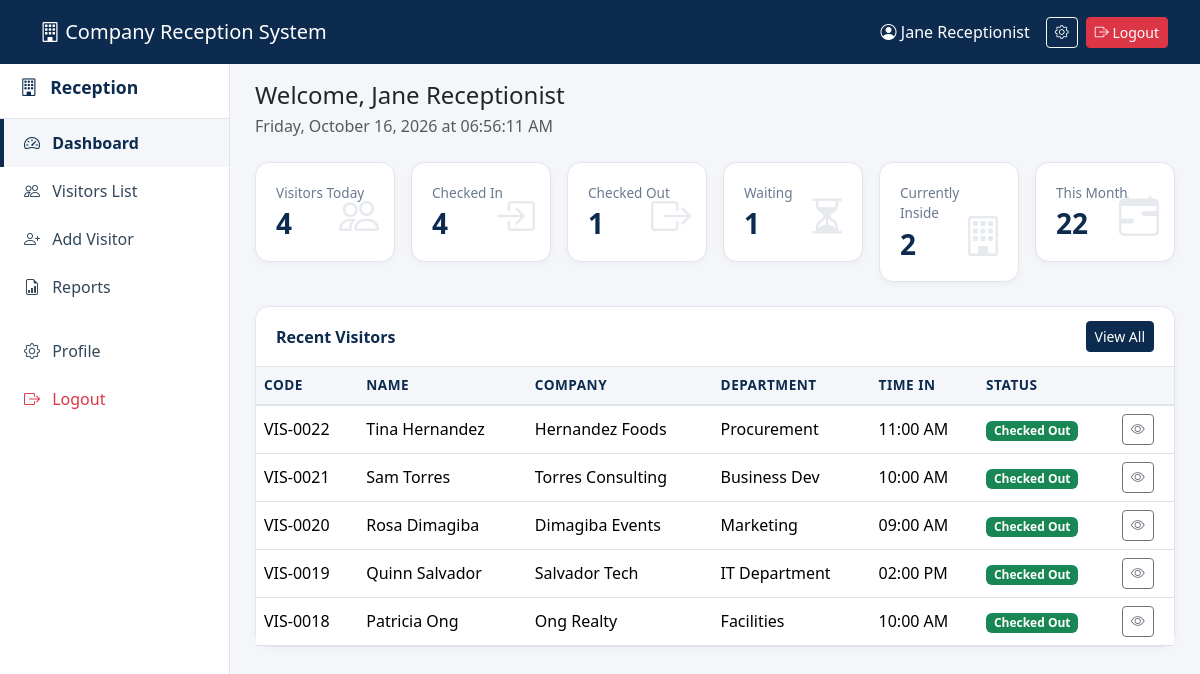
/dashboard.php (signed in), run on the app's committed database.
### tables this page shows
CREATE TABLE IF NOT EXISTS visitors (
    id INT(11) NOT NULL AUTO_INCREMENT,
    visitor_code VARCHAR(20) NOT NULL UNIQUE,
    visitor_name VARCHAR(100) NOT NULL,
    gender VARCHAR(10) DEFAULT NULL,
    company VARCHAR(100) DEFAULT NULL,
    phone VARCHAR(20) NOT NULL,
    email VARCHAR(100) DEFAULT NULL,
    address TEXT DEFAULT NULL,
    id_number VARCHAR(50) DEFAULT NULL,
    purpose VARCHAR(255) NOT NULL,
    department VARCHAR(100) NOT NULL,
    employee_to_meet VARCHAR(100) NOT NULL,
    visit_date DATE NOT NULL,
    check_in DATETIME DEFAULT NULL,
    check_out DATETIME DEFAULT NULL,
    duration VARCHAR(50) DEFAULT NULL,
    status ENUM('Waiting','Approved','In Meeting','Checked Out') NOT NULL DEFAULT 'Waiting',
    photo VARCHAR(255) DEFAULT NULL,
    signature_in VARCHAR(255) DEFAULT NULL,
    signature_out VARCHAR(255) DEFAULT NULL,
    created_by INT(11) DEFAULT NULL,
    created_at TIMESTAMP DEFAULT CURRENT_TIMESTAMP,
    PRIMARY KEY (id),
    INDEX idx_visitor_code (visitor_code),
    INDEX idx_visit_date (visit_date),
    INDEX idx_status (status)
);

### dashboard.php (the view, shortened to what this page needs)
<?php
require_once 'config/database.php';
$today = date('Y-m-d');
$stmt = $pdo->prepare("SELECT COUNT(*) FROM visitors WHERE visit_date = ?");
$stmt->execute([$today]);
$visitors_today = $stmt->fetchColumn();
$stmt = $pdo->prepare("SELECT COUNT(*) FROM visitors WHERE visit_date = ? AND check_in IS NOT NULL");
$stmt->execute([$today]);
$checked_in = $stmt->fetchColumn();
$stmt = $pdo->prepare("SELECT COUNT(*) FROM visitors WHERE visit_date = ? AND status = 'Checked Out'");
$stmt->execute([$today]);
$checked_out = $stmt->fetchColumn();
$stmt = $pdo->prepare("SELECT COUNT(*) FROM visitors WHERE status = 'Waiting'");
$stmt->execute();
$visitors_waiting = $stmt->fetchColumn();
$stmt = $pdo->prepare("SELECT COUNT(*) FROM visitors WHERE status = 'Approved' OR status = 'In Meeting'");
$stmt->execute();
$currently_inside = $stmt->fetchColumn();
$stmt = $pdo->prepare("SELECT COUNT(*) FROM visitors WHERE MONTH(visit_date) = MONTH(CURDATE()) AND YEAR(visit_date) = YEAR(CURDATE())");
$stmt->execute();
$monthly_total = $stmt->fetchColumn();
$stmt = $pdo->prepare("SELECT * FROM visitors ORDER BY id DESC LIMIT 5");
$stmt->execute();
$recent = $stmt->fetchAll(PDO::FETCH_ASSOC);
include 'includes/header.php';
?>
<div class="d-flex justify-content-between align-items-center mb-4">
    <div>
        <h4 class="mb-1">Welcome, <?php echo htmlspecialchars($_SESSION['fullname']); ?></h4>
        <p class="text-muted mb-0" id="currentDateTime"></p>
    </div>
</div>
<div class="row g-3 mb-4">
    <div class="col-md-4 col-lg-2">
        <div class="stat-card">
            <p class="mb-1">Visitors Today</p>
            <h3><?php echo $visitors_today; ?></h3>
            <i class="bi bi-people stat-icon"></i>
        </div>
    </div>
    <div class="col-md-4 col-lg-2">
        <div class="stat-card">
            <p class="mb-1">Checked In</p>
            <h3><?php echo $checked_in; ?></h3>
            <i class="bi bi-box-arrow-in-right stat-icon"></i>
        </div>
    </div>
    <div class="col-md-4 col-lg-2">
        <div class="stat-card">
            <p class="mb-1">Checked Out</p>
            <h3><?php echo $checked_out; ?></h3>
            <i class="bi bi-box-arrow-right stat-icon"></i>
        </div>
    </div>
    <div class="col-md-4 col-lg-2">
        <div class="stat-card">
            <p class="mb-1">Waiting</p>
            <h3><?php echo $visitors_waiting; ?></h3>
            <i class="bi bi-hourglass-split stat-icon"></i>
        </div>
    </div>
    <div class="col-md-4 col-lg-2">
        <div class="stat-card">
            <p class="mb-1">Currently Inside</p>
            <h3><?php echo $currently_inside; ?></h3>
            <i class="bi bi-building stat-icon"></i>
        </div>
    </div>
    <div class="col-md-4 col-lg-2">
        <div class="stat-card">
            <p class="mb-1">This Month</p>
            <h3><?php echo $monthly_total; ?></h3>
            <i class="bi bi-calendar-range stat-icon"></i>
        </div>
    </div>
</div>
<div class="card">
    <div class="card-header d-flex justify-content-between align-items-center">
        <span>Recent Visitors</span>
        <a href="visitors/list.php" class="btn btn-sm btn-primary">View All</a>
    </div>
    <div class="card-body p-0">
        <div class="table-responsive">
            <table class="table mb-0 align-middle">
                <thead>
                    <tr>
                        <th>Code</th>
                        <th>Name</th>
                        <th>Company</th>
                        <th>Department</th>
                        <th>Time In</th>
                        <th>Status</th>
                        <th></th>
                    </tr>
                </thead>
                <tbody>
                    <?php foreach ($recent as $v): ?>
                        <tr>
                            <td><?php echo htmlspecialchars($v['visitor_code']); ?></td>
                            <td><?php echo htmlspecialchars($v['visitor_name']); ?></td>
                            <td><?php echo htmlspecialchars($v['company'] ?: '-'); ?></td>
                            <td><?php echo htmlspecialchars($v['department']); ?></td>
                            <td><?php echo $v['check_in'] ? date('h:i A', strtotime($v['check_in'])) : '-'; ?></td>
                            <td>
                                <?php
                                    $badgeClass = 'bg-warning text-dark';
                                    if ($v['status'] === 'Checked Out') $badgeClass = 'bg-success';
                                ?>
                                <span class="badge <?php echo $badgeClass; ?>"><?php echo htmlspecialchars($v['status']); ?></span>
                            </td>
                            <td>
                                <a href="visitors/view.php?id=<?php echo $v['id']; ?>" class="btn btn-sm btn-outline-secondary">
                                    <i class="bi bi-eye"></i>
                                </a>
                            </td>
                        </tr>
                    <?php endforeach; ?>
                </tbody>
            </table>
        </div>
    </div>
</div>
<?php include 'includes/footer.php'; ?>

### assets/css/style.css (style rules this page uses)
:root { --dark-blue: #0d2b4e; --dark-blue-light: #14396b; --light-grey: #f4f6f9; --border-grey: #e1e5eb; }
* { margin: 0; padding: 0; box-sizing: border-box; }
body { background-color: var(--light-grey); font-family: 'Segoe UI', Arial, sans-serif; }
.stat-card { background: #fff; border-radius: 14px; border: 1px solid var(--border-grey); padding: 20px; box-shadow: 0 2px 6px rgba(0,0,0,0.04); position: relative; overflow: hidden; }
.stat-card p { color: #6b7a8f; margin-bottom: 6px; font-size: 0.85rem; }
.stat-card h3 { font-weight: 700; color: var(--dark-blue); margin-bottom: 0; font-size: 1.75rem; }
.stat-card .stat-icon { position: absolute; right: 15px; bottom: 15px; font-size: 2.5rem; color: rgba(13, 43, 78, 0.1); }
.card { border-radius: 14px; border: 1px solid var(--border-grey); box-shadow: 0 2px 6px rgba(0,0,0,0.04); }
.card-header { background-color: #fff; border-bottom: 1px solid var(--border-grey); border-radius: 14px 14px 0 0 !important; font-weight: 600; color: var(--dark-blue); padding: 14px 20px; }
.btn-primary, .btn-dark-blue { background-color: var(--dark-blue); border-color: var(--dark-blue); }
.table th { background-color: var(--light-grey); color: var(--dark-blue); font-weight: 600; font-size: 0.85rem; text-transform: uppercase; letter-spacing: 0.5px; border-bottom: 2px solid var(--border-grey) !important; }
.table td { vertical-align: middle; }

### data on the page
visitors: visitor_code "VIS-0022", visitor_name "Tina Hernandez", company "Hernandez Foods", department "Procurement", check_in "11:00 AM", status "Checked Out"
visitors: visitor_code "VIS-0021", visitor_name "Sam Torres", company "Torres Consulting", department "Business Dev", check_in "10:00 AM", status "Checked Out"
visitors: visitor_code "VIS-0020", visitor_name "Rosa Dimagiba", company "Dimagiba Events", department "Marketing", check_in "09:00 AM", status "Checked Out"
visitors: visitor_code "VIS-0019", visitor_name "Quinn Salvador", company "Salvador Tech", department "IT Department", check_in "02:00 PM", status "Checked Out"
visitors: visitor_code "VIS-0018", visitor_name "Patricia Ong", company "Ong Realty", department "Facilities", check_in "10:00 AM", status "Checked Out"

### other printed values
$_SESSION['fullname'] "Jane Receptionist"
$visitors_today "4"
$checked_in "4"
$checked_out "1"
$visitors_waiting "1"
$currently_inside "2"
$monthly_total "22"
